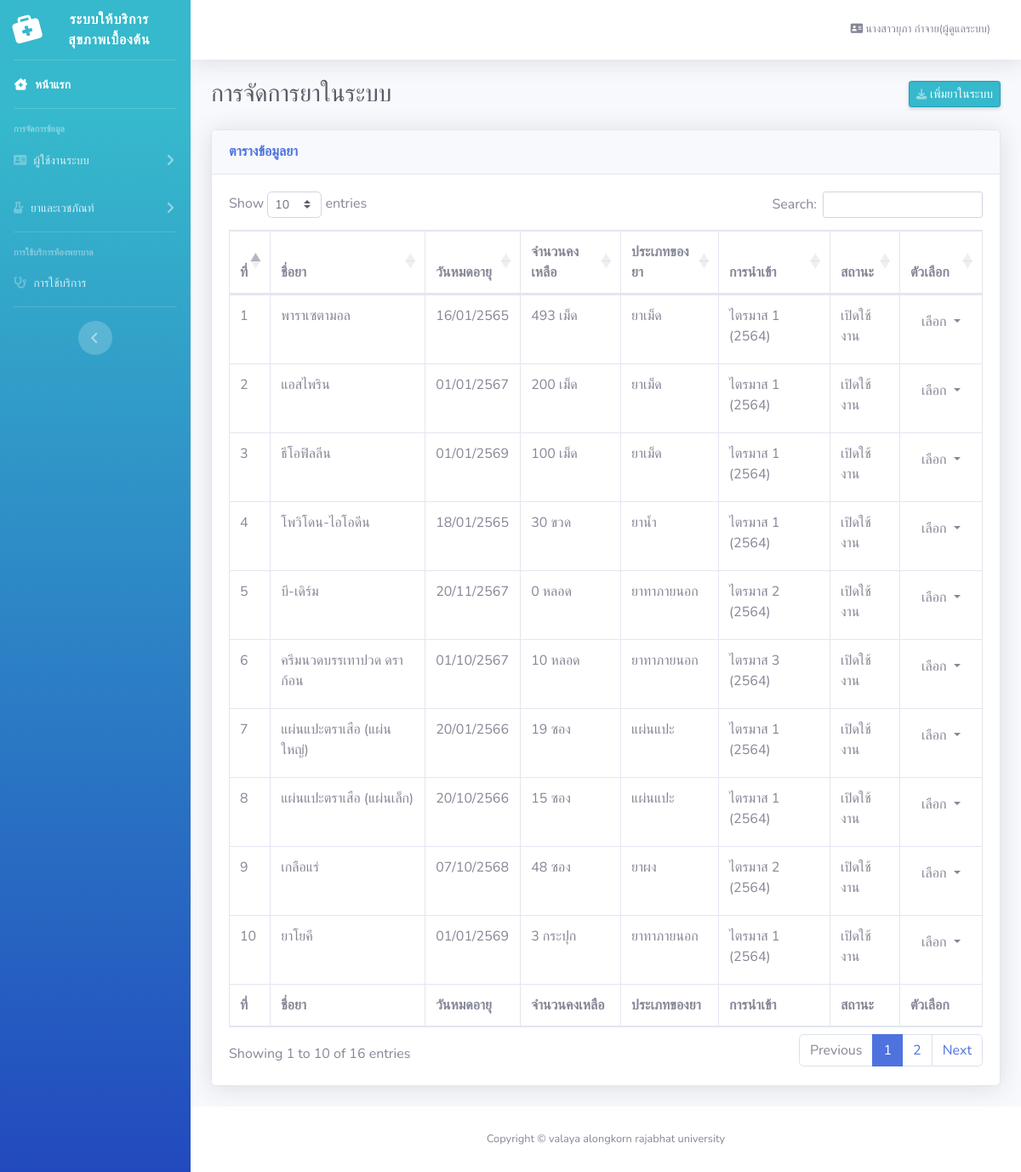
/drug_manage.php (signed in), run on the app's committed database.
### tables this page shows
CREATE TABLE `user` (
  `user_id` int(11) NOT NULL COMMENT 'รหัสผู้ใช้',
  `user_namel` varchar(100) NOT NULL COMMENT 'ชื่อสกุล',
  `fac_id` int(11) NOT NULL COMMENT 'คณะ',
  `tel` varchar(11) NOT NULL COMMENT 'เบอร์โทร\r\n',
  `username` varchar(255) NOT NULL COMMENT 'ชื่อผู้ใช้',
  `password` varchar(255) NOT NULL COMMENT 'รหัสผ่าน',
  `active` int(11) NOT NULL DEFAULT 0 COMMENT 'การเปิดใช้งาน',
  `status` int(11) NOT NULL DEFAULT 0 COMMENT 'การลบ\r\n',
  `Ulevel` int(3) NOT NULL COMMENT 'ประเภทการเข้าถึงUI',
  `cata` int(20) NOT NULL COMMENT 'ประเภทผู้ใช้',
  `druga` varchar(255) NOT NULL COMMENT 'การแพ้ยา'
);

CREATE TABLE `product` (
  `product_id` int(11) NOT NULL COMMENT 'รหัสยา',
  `product_name` varchar(255) NOT NULL COMMENT 'ชื่อยา',
  `brand_id` int(11) NOT NULL COMMENT 'ล็อตยา',
  `categories_id` int(11) NOT NULL COMMENT 'ประเภทยา',
  `quantity` varchar(255) NOT NULL COMMENT 'จำนวนยา',
  `date` date NOT NULL COMMENT 'วันหมดอายุยา',
  `active` int(11) NOT NULL DEFAULT 0 COMMENT 'การเปิดใช้งาน',
  `status` int(11) NOT NULL DEFAULT 0 COMMENT 'การลบยา',
  `typed` varchar(20) NOT NULL COMMENT 'จำนวนนับ'
);

CREATE TABLE `categories` (
  `categories_id` int(11) NOT NULL,
  `categories_name` varchar(255) NOT NULL,
  `categories_active` int(11) NOT NULL DEFAULT 0,
  `categories_status` int(11) NOT NULL DEFAULT 0
);

CREATE TABLE `brands` (
  `brand_id` int(11) NOT NULL,
  `yearlot` year(4) NOT NULL,
  `brand_name` varchar(255) NOT NULL,
  `infolot` varchar(254) NOT NULL,
  `brand_active` int(11) NOT NULL DEFAULT 0,
  `brand_status` int(11) NOT NULL DEFAULT 0
);

### drug_manage.php (the view, shortened to what this page needs)
<?php
require_once 'db_connect.php';
    if($_SESSION['Ulevel'] == '1'){
        $user_id = $_SESSION['user_id'];
        $sql = "SELECT user.user_id, user.user_namel, user.fac_id,
        user.tel, user.username, user.password, user.active, user.status,
        user.Ulevel, user.cata, user.druga, fac.fac_name FROM user
        INNER JOIN fac ON user.fac_id = fac.fac_id WHERE user_id = {$user_id} ";
        $query = $connect->query($sql);
        $result = $query->fetch_assoc();
?>
<!DOCTYPE html>
<html lang="en">
<head>
    <link href="vendor/fontawesome-free/css/all.min.css" rel="stylesheet" type="text/css">
    <link href="css/sb-admin-2.min.css" rel="stylesheet">
    <link href="vendor/datatables/dataTables.bootstrap4.min.css" rel="stylesheet">
</head>
<body id="page-top">
    <div id="wrapper">
        <ul class="navbar-nav bg-gradient-primary sidebar sidebar-dark accordion" id="accordionSidebar">
            <a class="sidebar-brand d-flex align-items-center justify-content-center" href="index.php">
                <div class="sidebar-brand-icon rotate-n-15">
                <i class="fas fa-briefcase-medical"></i>
                </div>
                <div class="sidebar-brand-text mx-3">ระบบให้บริการสุขภาพเบื้องต้น </div>
            </a>
            <hr class="sidebar-divider my-0">
            <li class="nav-item active">
                <a class="nav-link" href="index.php">
                    <i class="fas fa-fw fa-clinic-medical"></i>
                    <span>หน้าแรก</span></a>
            </li>
            <hr class="sidebar-divider">
            <div class="sidebar-heading">
                การจัดการข้อมูล
            </div>
            <li class="nav-item">
                <a class="nav-link collapsed" href="#" data-toggle="collapse" data-target="#collapseTwo"
                    aria-expanded="true" aria-controls="collapseTwo">
                    <i class="fas fa-address-card"></i>
                    <span>ผู้ใช้งานระบบ</span>
                </a>
            </li>
            <li class="nav-item">
                <a class="nav-link collapsed" href="#" data-toggle="collapse" data-target="#collapseUtilities"
                    aria-expanded="true" aria-controls="collapseUtilities">
                    <i class="fas fa-bong"></i>
                    <span>ยาและเวชภัณท์</span>
                </a>
            </li>
            <hr class="sidebar-divider">
            <div class="sidebar-heading">
               การใช้บริการห้องพยาบาล
            </div>
            <li class="nav-item">
                <a class="nav-link" href="tables.php">
                     <i class="fas fa-2x fa-stethoscope"></i>
                    <span>การใช้บริการ</span></a>
            </li>
            <hr class="sidebar-divider d-none d-md-block">
            <div class="text-center d-none d-md-inline">
                <button class="rounded-circle border-0" id="sidebarToggle"></button>
            </div>
        </ul>
        <div id="content-wrapper" class="d-flex flex-column">
            <div id="content">
                <nav class="navbar navbar-expand navbar-light bg-white topbar mb-4 static-top shadow">
                    <ul class="navbar-nav ml-auto">
                        <li class="nav-item dropdown no-arrow">
                            <a class="nav-link dropdown-toggle" href="#" id="userDropdown" role="button"
                                data-toggle="dropdown" aria-haspopup="true" aria-expanded="false">
                                <span class="mr-2 d-none d-lg-inline text-gray-600 small"><i class="fas fa-address-card"></i> <?php echo $result['user_namel']."(ผู้ดูแลระบบ)"; ?></span>
                            </a>
                        </li>
                    </ul>
                </nav>
                <div class="container-fluid">
                    <div class="d-sm-flex align-items-center justify-content-between mb-4">
                        <h1 class="h3 mb-0 text-gray-800">การจัดการยาในระบบ</h1>
                        <a href="#" class="d-none d-sm-inline-block btn btn-sm btn-primary shadow-sm" href="#" data-toggle="modal" data-target="#adduserModal"> เพิ่มยาในระบบ</a>
                    </div>
                    <div class="card shadow mb-4">
                        <div class="card-header py-3">
                            <h6 class="m-0 font-weight-bold text-primary">ตารางข้อมูลยา</h6>
                        </div>
                        <div class="card-body">
                            <div class="table-responsive">
                                <table class="table table-bordered" id="dataTable" width="100%" cellspacing="0">
                                    <thead>
                                        <tr>
                                            <th>ที่</th>
                                            <th>ชื่อยา</th>
                                            <th>วันหมดอายุ</th>
                                            <th>จำนวนคงเหลือ</th>
                                            <th>ประเภทของยา</th>
                                            <th>การนำเข้า</th>
                                            <th>สถานะ</th>
                                            <th>ตัวเลือก</th>
                                        </tr>
                                    </thead>
                                    <tfoot>
                                        <tr>
                                            <th>ที่</th>
                                            <th>ชื่อยา</th>
                                            <th>วันหมดอายุ</th>
                                            <th>จำนวนคงเหลือ</th>
                                            <th>ประเภทของยา</th>
                                            <th>การนำเข้า</th>
                                            <th>สถานะ</th>
                                            <th>ตัวเลือก</th>
                                        </tr>
                                    </tfoot>
                                    <tbody>
                                    <?php $sqlr = "SELECT product.product_id, product.product_name, product.brand_id,
                                                product.categories_id, product.quantity, product.date, product.active, product.status, product.typed,
                                                brands.brand_name, categories.categories_name, brands.yearlot   FROM product
                                                INNER JOIN brands ON product.brand_id = brands.brand_id
                                                INNER JOIN categories ON product.categories_id = categories.categories_id
                                                WHERE product.status = 1";
                                        $resulto = $connect->query($sqlr);
                                        $x = 1;
                                        while($row = $resulto->fetch_array()) {
                                            $datet = $row['date'];
                                            $popdm= date("d/m/", strtotime($datet));
                                            $popy= date("Y", strtotime($datet))+543;
                                            $yearProcress = $row['yearlot']+543;
                                            $brand = $row['brand_name']." (". $yearProcress .")";
	                                        $category = $row['categories_name'];
                                               if($row['typed'] == 1){
                                                   $typed ="เม็ด";
                                               }elseif($row['typed'] == 2){
                                                   $typed ="กระปุก";
                                               }elseif($row['typed'] == 3){
                                                   $typed ="หลอด";
                                               }elseif($row['typed'] == 4){
                                                   $typed ="ขวด";
                                               }elseif($row['typed'] == 5){
                                                   $typed ="ซอง";
                                               }elseif($row['typed'] == 6){
                                                   $typed ="ก้าน";
                                               }elseif($row['typed'] == 7){
                                                   $typed ="มิลลิลิตร";
                                               }
                                        ?>
                                        <tr>
                                        <td> <?php echo $x++; ?></td>
                                            <td><?php echo $row['product_name']; ?></td>
                                            <td><?php echo $popdm.$popy; ?></td>
                                            <td><?php echo $row['quantity']." ".$typed; ?></td>
                                            <td><?php echo $category; ?></td>
                                            <td><?php echo $brand; ?></td>
                                            <td><?php  $active = "";
                                                        if($row['active'] == 1) {
                                                            $active = "<label class='label label-success'>เปิดใช้งาน</label>";
                                                        } else {
                                                            $active = "<label class='label label-danger'>ปิดใช้งาน</label>";
                                                        } echo $active; ?></td>
                                            <td><div class="btn-group">
                                                <button type="button" class="btn btn-default dropdown-toggle" data-toggle="dropdown" aria-haspopup="true" aria-expanded="false">
                                                    เลือก <span class="caret"></span>
                                                </button>
                                                </div></td>
                                        </tr>
                                        <?php } ?>
                                    </tbody>
                                </table>
                            </div>
                        </div>
                    </div>
                </div>
            </div>
            <footer class="sticky-footer bg-white">
                <div class="container my-auto">
                    <div class="copyright text-center my-auto">
                        <span>Copyright &copy; valaya alongkorn rajabhat university</span>
                    </div>
                </div>
            </footer>
        </div>
    </div>
</body>
</html>
<?php } ?>

### data on the page
user: user_namel "นางสาวยุภา กำจาย"
product: product_name "พาราเซตามอล", date "16/01/", date "2565", quantity "493", typed "เม็ด", categories.categories_name "ยาเม็ด", brand.yearlot "ไตรมาส 1 (2564)", active "เปิดใช้งาน"
product: product_name "แอสไพริน", date "01/01/", date "2567", quantity "200", typed "เม็ด", categories.categories_name "ยาเม็ด", brand.yearlot "ไตรมาส 1 (2564)", active "เปิดใช้งาน"
product: product_name "ธีโอฟิลลีน", date "01/01/", date "2569", quantity "100", typed "เม็ด", categories.categories_name "ยาเม็ด", brand.yearlot "ไตรมาส 1 (2564)", active "เปิดใช้งาน"
product: product_name "โพวิโดน-ไอโอดีน", date "18/01/", date "2565", quantity "30", typed "ขวด", categories.categories_name "ยาน้ำ", brand.yearlot "ไตรมาส 1 (2564)", active "เปิดใช้งาน"
product: product_name "บี-เดิร์ม", date "20/11/", date "2567", quantity "0", typed "หลอด", categories.categories_name "ยาทาภายนอก", brand.yearlot "ไตรมาส 2 (2564)", active "เปิดใช้งาน"
product: product_name "ครีมนวดบรรเทาปวด ดราก้อน", date "01/10/", date "2567", quantity "10", typed "หลอด", categories.categories_name "ยาทาภายนอก", brand.yearlot "ไตรมาส 3 (2564)", active "เปิดใช้งาน"
product: product_name "แผ่นแปะตราเสือ (แผ่นใหญ่)", date "20/01/", date "2566", quantity "19", typed "ซอง", categories.categories_name "แผ่นแปะ", brand.yearlot "ไตรมาส 1 (2564)", active "เปิดใช้งาน"
product: product_name "แผ่นแปะตราเสือ (แผ่นเล็ก)", date "20/10/", date "2566", quantity "15", typed "ซอง", categories.categories_name "แผ่นแปะ", brand.yearlot "ไตรมาส 1 (2564)", active "เปิดใช้งาน"
product: product_name "เกลือแร่", date "07/10/", date "2568", quantity "48", typed "ซอง", categories.categories_name "ยาผง", brand.yearlot "ไตรมาส 2 (2564)", active "เปิดใช้งาน"
product: product_name "ยาโยคี", date "01/01/", date "2569", quantity "3", typed "กระปุก", categories.categories_name "ยาทาภายนอก", brand.yearlot "ไตรมาส 1 (2564)", active "เปิดใช้งาน"
